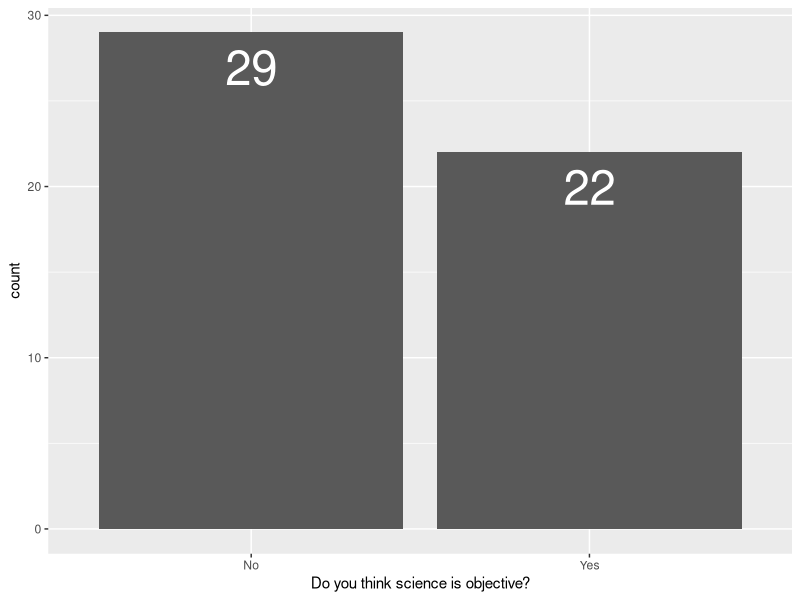
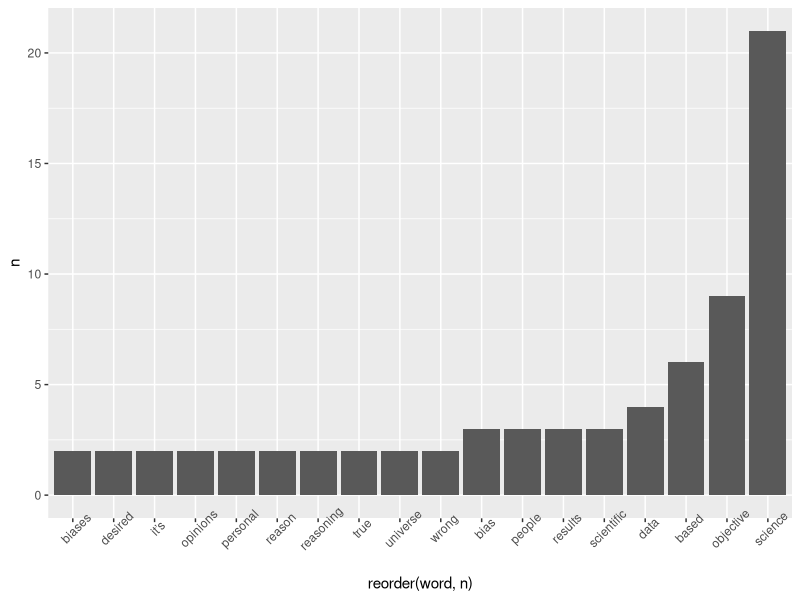
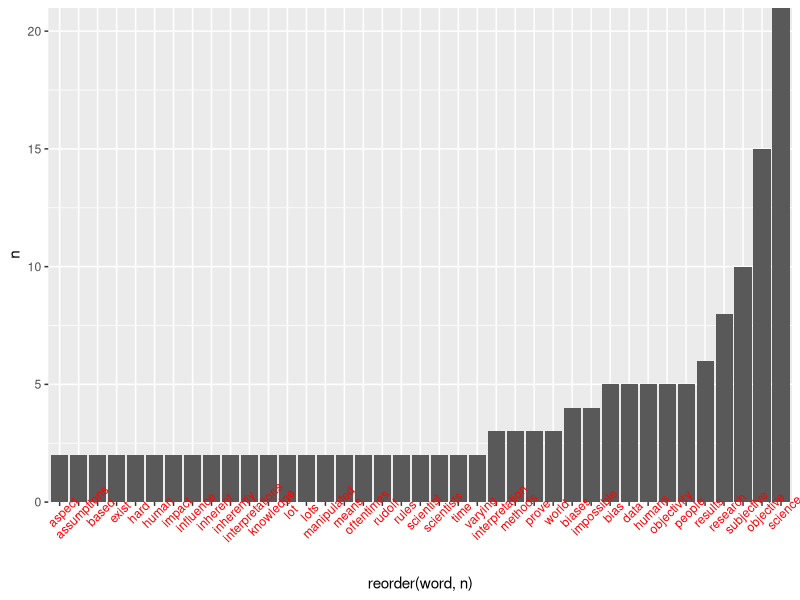
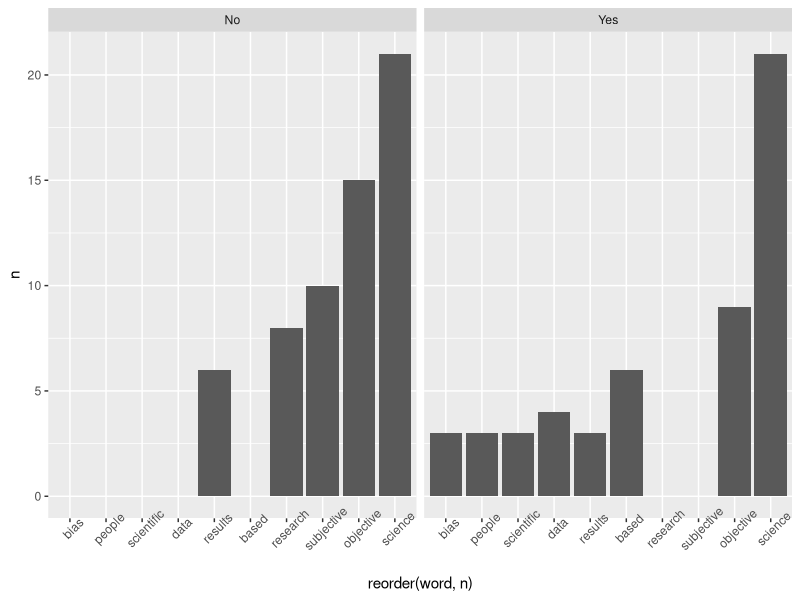

Write R code to recreate these figures, in order.
## ---- chunk 1
library(tidyverse)
library(tidytext)
## ---- chunk 2
dat <- readxl::read_excel("keys/Qual_Methods_Survey_20230406.xlsx", 
    sheet = "Form1")

## ---- chunk 3
dat %>% 
  ggplot(aes(x = `Do you think science is objective?`))+
  geom_bar()+
  #adds the actual count value to the chart
  geom_text(aes(label = after_stat(count)), stat = "count", vjust = 1.5, size = 12, color = "white")
## ---- chunk 4
yes <- dat %>% 
  filter(`Do you think science is objective?` == "Yes")


no <- dat %>% 
  filter(`Do you think science is objective?` == "No")
## ---- chunk 5
stop_words
## ---- chunk 6
yes_why <- yes %>%
  #keep just our column of interest
  select(`Why or why not?`) %>% 
  unnest_tokens(output = word, #the new column name to put the text in
                input = `Why or why not?`)  %>%
  anti_join(stop_words)
## ---- chunk 7
yes_why
## ---- chunk 8
yes_why %>% 
  count(word) %>% 
  arrange(-n)
## ---- chunk 9
yes_why %>% 
  count(word) %>% 
  filter(n >1) %>% 
  ggplot(aes(x = reorder(word,n), y = n))+ #reorder makes the bars go in order high to low
  geom_col()+
  theme(axis.text.x = element_text(angle = 45))
## ---- chunk 10
no_why <- no %>% 
  select(`Why or why not?`) %>% 
  unnest_tokens(output = word, #the new column name to put the text in
                input = `Why or why not?`)  %>%
  anti_join(stop_words)
  
## ---- chunk 11
no_why %>% 
  count(word) %>% 
  arrange(-n)
## ---- chunk 12
no_why %>% 
  count(word) %>% 
  filter(n >1) %>% 
  ggplot(aes(x = reorder(word,n), y = n))+ #reorder makes the bars go in order high to low
  geom_col()+
  scale_y_continuous(expand = c(0,0))+
  theme(axis.text.x = element_text(angle = 45, color = "red"))
## ---- chunk 13
yes_summary <- yes_why %>% 
  count(word) %>% 
  arrange(-n) %>% 
  # take the top 5
  top_n(5) %>% 
  # create a new variable we can facet by later
  mutate(answer = "Yes")


# do the same for No
no_summary <- no_why %>% 
  count(word) %>% 
  arrange(-n) %>% 
  # take the top 5
  top_n(5) %>% 
  # create a new variable we can facet by later
  mutate(answer = "No")
  
## ---- chunk 14
bind_rows(yes_summary, no_summary) %>% 
  ggplot(aes(x = reorder(word,n), y = n))+
  geom_col()+
  facet_wrap(~answer)+
  theme(axis.text.x = element_text(angle = 45))
